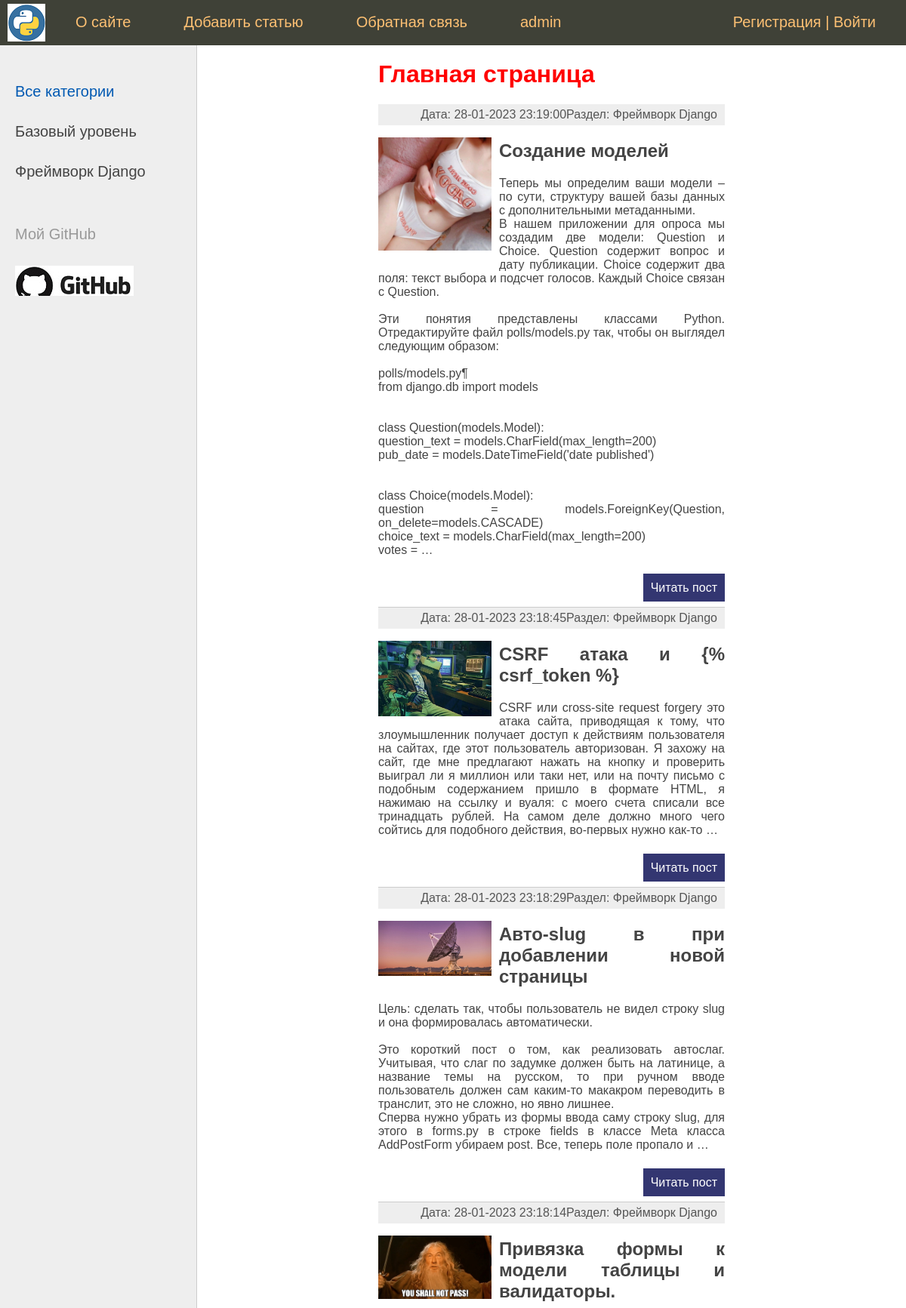
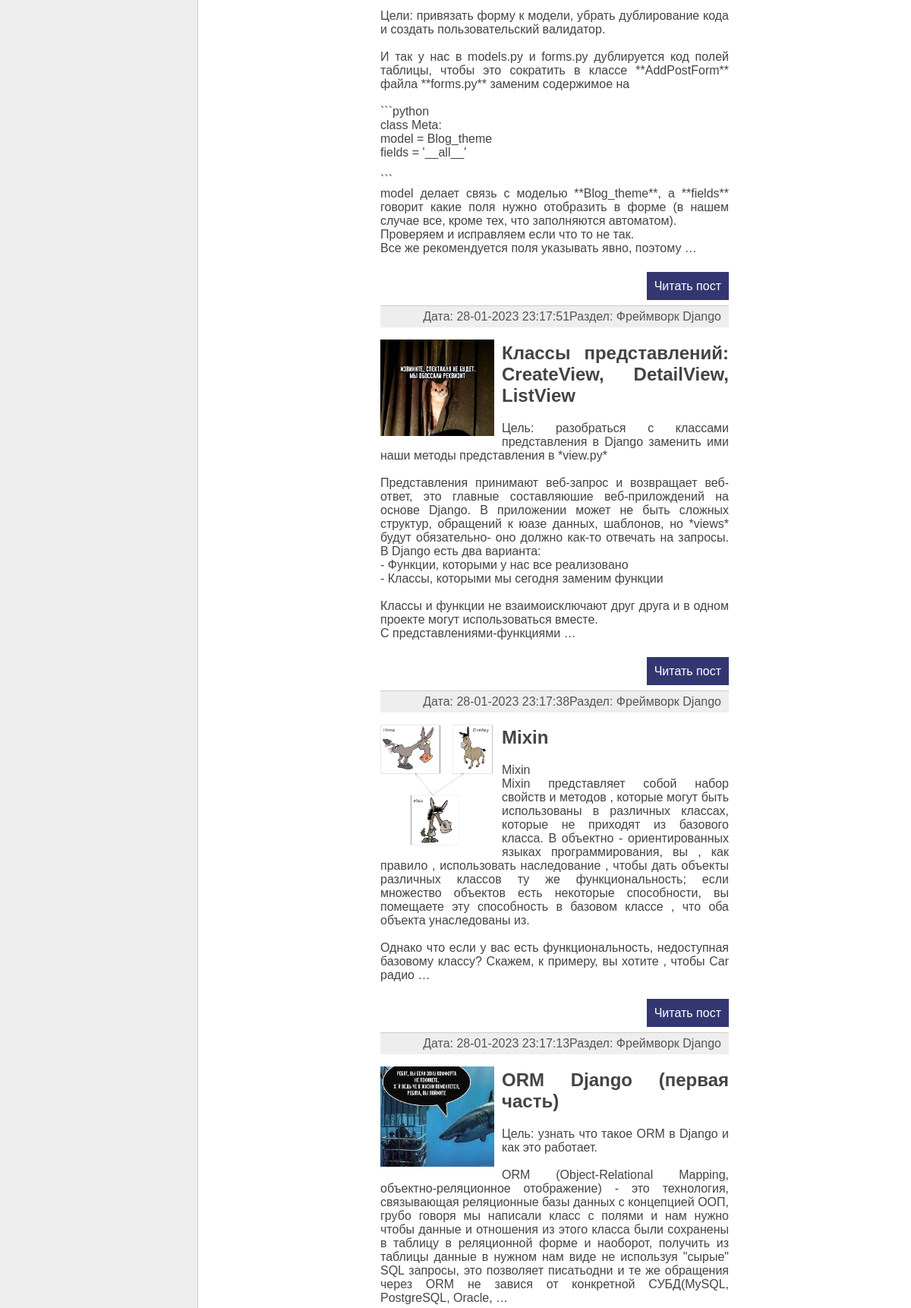
The page / (upper part) on the database its author committed (2 pictures, top to bottom).
### blog_theme/models.py (models this page shows, shortened)
class Category(models.Model):
    name = models.CharField(max_length=100, db_index=True, verbose_name='Раздел')
    slug = models.SlugField(max_length=255, unique=True, db_index=True, verbose_name='URL')
    def __str__(self):
        return self.name
    def get_absolute_url(self):
        return reverse('category', kwargs={'cat_slug': self.slug})
    class Meta:
        verbose_name = 'Раздел:'
        verbose_name_plural = 'Разделы:'
        ordering = ['id']

class Blog_theme(models.Model):
    title = models.CharField(max_length=255, verbose_name='Заголовок')
    slug = models.SlugField(max_length=255, unique=True, db_index=True, verbose_name='URL')
    content = MDTextField()
    photo = models.ImageField(upload_to="photos/%Y/%m/%d", verbose_name='Фото')
    time_created = models.DateTimeField(auto_now_add=True, verbose_name='Создано')
    time_updated = models.DateTimeField(auto_now=True, verbose_name='Изменено')
    is_published = models.BooleanField(default=True, verbose_name='Опубликованно')
    cat = models.ForeignKey('Category', on_delete=models.PROTECT, verbose_name='Раздел')
    def get_absolute_url(self):
        return reverse('post', kwargs={'post_slug': self.slug})
    class Meta:
        verbose_name = 'Темы1:'
        verbose_name_plural = 'Темы:'
        ordering = ['-time_updated', 'title']

### blog_theme/views.py (the view)
# urls.py: path('', BlogHome.as_view(), name='home'),
class BlogHome(DataMixin, ListView):
    model = Blog_theme
    template_name = 'blog_theme/index.html'
    context_object_name = 'posts'
    def get_context_data(self, *, object_list=None, **kwargs):
        context = super().get_context_data(**kwargs)
        c_def = self.get_user_context(title='Главная страница')
        context.update(c_def)
        return context
    def get_queryset(self):
        return Blog_theme.objects.filter(is_published=True).select_related('cat')

### blog_theme/templatetags/blog_theme_tags.py (called while the page is built)
@register.simple_tag()
def get_menu():
    menu = [{'title': 'О сайте', 'url_name': 'about'},
            {'title': 'Добавить статью', 'url_name': 'add_page'},
            {'title': 'Обратная связь', 'url_name': 'contact'},
            ]
    return menu

### blog_theme/utils.py (called while the page is built)
    def get_user_context(self, **kwargs):
        context = kwargs
        cats = cache.get('cats')
        if not cats:
            cats = Category.objects.annotate(Count('blog_theme'))
            cache.set('cats', cats, 60)
        print(cats)
        context['cats'] = cats
        if 'cat_selected' not in context:
            context['cat_selected'] = 0
        return context

### blog_theme/templates/blog_theme/index.html (shortened to what this page needs)
{% extends 'blog_theme/base.html' %}
{% load markdown_extras %}
{% block content %}
<h1>{{ title }}</h1>
<ul class="list-articles">
    {% for p in posts %}
    <li><div class="article-panel">
        <p class="last">Раздел: {{p.cat}}</p>
        <p class="last">Дата: {{p.time_updated|date:" d-m-Y H:i:s "}}</p>
    </div>
{% if p.photo %}
        <p><img class="img-article-left thumb" src="{{p.photo.url}}"></p>
{% endif %}
        <h2>{{p.title}}</h2>
        <p>{{p.content|safe|linebreaksbr|truncatewords:80}}</p>
        <p class="link-read-post"><a href="{{ p.get_absolute_url }}">Читать пост</a> </p>
    </li>
    {% endfor %}
</ul>
{% endblock %}

### blog_theme/templates/blog_theme/base.html (shortened to what this page needs)
{% load static %}
{% load blog_theme_tags %}
<html>
<head>
    <link href="{% static 'blog_theme/css/styles.css' %}" type="text/css" rel="stylesheet"/>
    <link href="{% static 'blog_theme/css/codehilite_styles.css' %}" type="text/css" rel="stylesheet"/>
</head>
<body>
<table class="table-page" border=0 cellpadding="0" cellspacing="0">
    <tr>
        <td valign=top>
            {% block mainmenu %}
                <div class="header">
                    <ul id="mainmenu" class="mainmenu">
                        <li class="logo"><a href="{% url 'home' %}">
                            <div class="logo"></div>
                        </a></li>
                        {% get_menu as menu %}
                        {% for m in menu %}
                                <li><a href="{% url m.url_name %}">{{ m.title }}</a></li>
                        {% endfor %}
                        {% if request.user.is_authenticated %}
                            <li class="last">{{ user.username }} | <a href="{% url 'logout' %}">Выйти</a></li>
                        {% else %}
                            <li class="last"><a href="{% url 'register' %}">Регистрация </a>|<a
                                    href="{% url 'login' %}"> Войти</a></li>
                        {% endif %}
                        <li><a href="/admin">admin</a></li>
                    </ul>
                </div>
            {% endblock mainmenu %}
            <table class="table-content" border=0 cellpadding="0" cellspacing="0">
                <tr>
                    <td valign="top" class="left-chapters">
                        <ul id="leftchapters">
                            {% if cat_selected == 0 %}
                                <li class="selected">Все категории</li>
                            {% else %}
                                <li><a href="{% url 'home' %}">Все категории</a></li>
                            {% endif %}
                            {% for c in cats %}
                                {% if c.blog_theme__count > 0 %}
                                    {% if c.slug == cat_selected %}
                                        <li class="selected">{{ c.name }}</li>
                                    {% else %}
                                        <li><a href="{{ c.get_absolute_url }}">{{ c.name }}</a></li>
                                    {% endif %}
                                {% endif %}
                            {% endfor %}
                            <li class="share">
                                <p>Мой GitHub</p>
                                <a class="share-yt" href="https://github.com/Sarge322" target="_blank"
                                   rel="nofollow"></a>
                            </li>
                        </ul>
                    </td>
                    <td valign="top" class="content">
                        <div>
                            {% block content %}
                            {% endblock %}
                        </div>
                    </td>
                </tr>
            </table>
        </td>
    </tr>
</table>
</body>
</html>

### blog_theme/static/blog_theme/css/styles.css (style rules this page uses)
html, body { font-family: 'Arial'; margin: 0; padding: 0; height: 100%; width: 100%; color: #444; }
h1 { color: red; }
a { color: #0059b2; text-decoration: none; }
img { max-width: 600px; height: auto; }
img.img-article-left { max-width: 300px; height: auto; float: left; padding: 0 10px 10px 0; }
img.img-article-left.thumb { max-width: 150px; height: auto; }
p.link-read-post { text-align: right; }
p.link-read-post a { padding: 10px; min-width: 100px; background: #333671; color: #fff; text-decoration: none; }
div.article-panel { background: #eee; padding: 5px 10px 5px 10px; box-sizing: border-box; overflow: hidden; color: #555; }
div.article-panel p.last { margin: 0; float: right; }
ul.list-articles { list-style: none; margin: 0; padding: 0; }
ul.list-articles li { border-bottom: 1px solid #ccc; }
.table-page { width: 100%; height: 100%; vertical-align: top; }
.table-page tr { height: 100%; }
.header { background: #3F4137; height: 60px; }
.logo { background: url('../images/logo.png') no-repeat 10px 5px; width: 70px; height: 60px; }
ul.mainmenu { list-style: none; margin: 0; padding: 0; height: 60px; color: #fdc073; font-size: 20px; overflow: hidden; }
ul.mainmenu li { float: left; margin: 18px 40px 0 30px; }
ul.mainmenu li.logo { margin: 0; }
ul.mainmenu li.last { float: right; }
ul.mainmenu li a { color: #fdc073; text-decoration: none; }
.table-content { width: 100%; min-height: 100%; height: 100%; }
.left-chapters { margin: 0; background: #eee; border-right: 1px solid #ccc; min-height: 100%; }
.left-chapters ul { width: 230px; min-height: 100%; margin: 0; padding: 20px 10px 10px 20px; list-style: none; font-size: 20px; }
.left-chapters ul li { margin: 30px 0 0 0; color: #999; }
.left-chapters ul li.selected { color: #0059b2; }
.left-chapters ul li a { color: #444; text-decoration: none; }
.left-chapters ul li.share { margin: 60px 0 0 0; }
.left-chapters ul li.share p { margin: 30px 0 30px 0; }
.left-chapters ul li.share a { display: inline-block; width: 40px; height: 40px; margin: 0 20px 0 0; }
.left-chapters ul li.share a.share-yt { width: 100%; height: 40px; background: url('../images/share_yt.jpg') no-repeat 0 0 }
.content { padding: 20px 20% 20px 20%; width: 100%; text-align: justify; box-sizing: border-box; }

### rows shown on the page
Category: name "Базовый уровень"
Category: name "Фреймворк Django"
Blog_theme: cat "Фреймворк Django", time_updated "28-01-2023 23:19:00", photo (picture), title "Создание моделей", content "Теперь мы определим ваши модели – по сути, структуру вашей базы данных с дополнительными метаданными. В нашем приложении для опроса мы создадим две модели: Question и Choice. Question содержит вопрос и дату публикации. Choice содержит два поля: текст выбора и подсчет голосов. Каждый Choice связан с Question. Эти понятия представлены классами Python. Отредактируйте файл polls/models.py так, чтобы он выглядел следующим образом: polls/models.py¶ from django.db import models class Question(models.Model): question_text = models.CharField(max_length=200) pub_date = models.DateTimeField('date published') class Choice(models.Model): question = models.ForeignKey(Question, on_delete=models.CASCADE)…"
Blog_theme: cat "Фреймворк Django", time_updated "28-01-2023 23:18:45", photo (picture), title "CSRF атака и {% csrf_token %}", content "CSRF или cross-site request forgery это атака сайта, приводящая к тому, что злоумышленник получает доступ к действиям пользователя на сайтах, где этот пользователь авторизован. Я захожу на сайт, где мне предлагают нажать на кнопку и проверить выиграл ли я миллион или таки нет, или на почту письмо с подобным содержанием пришло в формате HTML, я нажимаю на ссылку и вуаля: с моего счета списали все тринадцать рублей. На самом деле должно много чего сойтись для подобного действия, во-первых нужно как-то …"
Blog_theme: cat "Фреймворк Django", time_updated "28-01-2023 23:18:29", photo (picture), title "Авто-slug в при добавлении новой страницы", content "Цель: сделать так, чтобы пользователь не видел строку slug и она формировалась автоматически. Это короткий пост о том, как реализовать автослаг. Учитывая, что слаг по задумке должен быть на латинице, а название темы на русском, то при ручном вводе пользователь должен сам каким-то макакром переводить в транслит, это не сложно, но явно лишнее. Сперва нужно убрать из формы ввода саму строку slug, для этого в forms.py в строке fields в классе Meta класса AddPostForm убираем post. Все, теперь поле пропало и …"
Blog_theme: cat "Фреймворк Django", time_updated "28-01-2023 23:18:14", photo (picture), title "Привязка формы к модели таблицы и валидаторы.", content "Цели: привязать форму к модели, убрать дублирование кода и создать пользовательский валидатор. И так у нас в models.py и forms.py дублируется код полей таблицы, чтобы это сократить в классе **AddPostForm** файла **forms.py** заменим содержимое на ```python class Meta: model = Blog_theme fields = '__all__' ``` model делает связь с моделью **Blog_theme**, а **fields** говорит какие поля нужно отобразить в форме (в нашем случае все, кроме тех, что заполняются автоматом). Проверяем и исправляем если что то не так. Все же рекомендуется поля указывать явно, поэтому …"
Blog_theme: cat "Фреймворк Django", time_updated "28-01-2023 23:17:51", photo (picture), title "Классы представлений: CreateView, DetailView, ListView", content "Цель: разобраться с классами представления в Django заменить ими наши методы представления в *view.py* Представления принимают веб-запрос и возвращает веб-ответ, это главные составляюшие веб-прилождений на основе Django. В приложении может не быть сложных структур, обращений к юазе данных, шаблонов, но *views* будут обязательно- оно должно как-то отвечать на запросы. В Django есть два варианта: - Функции, которыми у нас все реализовано - Классы, которыми мы сегодня заменим функции Классы и функции не взаимоисключают друг друга и в одном проекте могут использоваться вместе. С представлениями-функциями …"
Blog_theme: cat "Фреймворк Django", time_updated "28-01-2023 23:17:38", photo (picture), title "Mixin", content "Mixin Mixin представляет собой набор свойств и методов , которые могут быть использованы в различных классах, которые не приходят из базового класса. В объектно - ориентированных языках программирования, вы , как правило , использовать наследование , чтобы дать объекты различных классов ту же функциональность; если множество объектов есть некоторые способности, вы помещаете эту способность в базовом классе , что оба объекта унаследованы из. Однако что если у вас есть функциональность, недоступная базовому классу? Скажем, к примеру, вы хотите , чтобы Car радио …"
Blog_theme: cat "Фреймворк Django", time_updated "28-01-2023 23:17:13", photo (picture), title "ORM Django (первая часть)", content "Цель: узнать что такое ORM в Django и как это работает. ORM (Object-Relational Mapping, объектно-реляционное отображение) - это технология, связывающая реляционные базы данных с концепцией ООП, грубо говоря мы написали класс с полями и нам нужно чтобы данные и отношения из этого класса были сохранены в таблицу в реляционной форме и наоборот, получить из таблицы данные в нужном нам виде не используя \"сырые\" SQL запросы, это позволяет писатьодни и те же обращения через ORM не завися от конкретной СУБД(MySQL, PostgreSQL, Oracle, …"

### other values the page prints
{{ m.title }} "О сайте" "Добавить статью" "Обратная связь"
{{ title }} "Главная страница"
